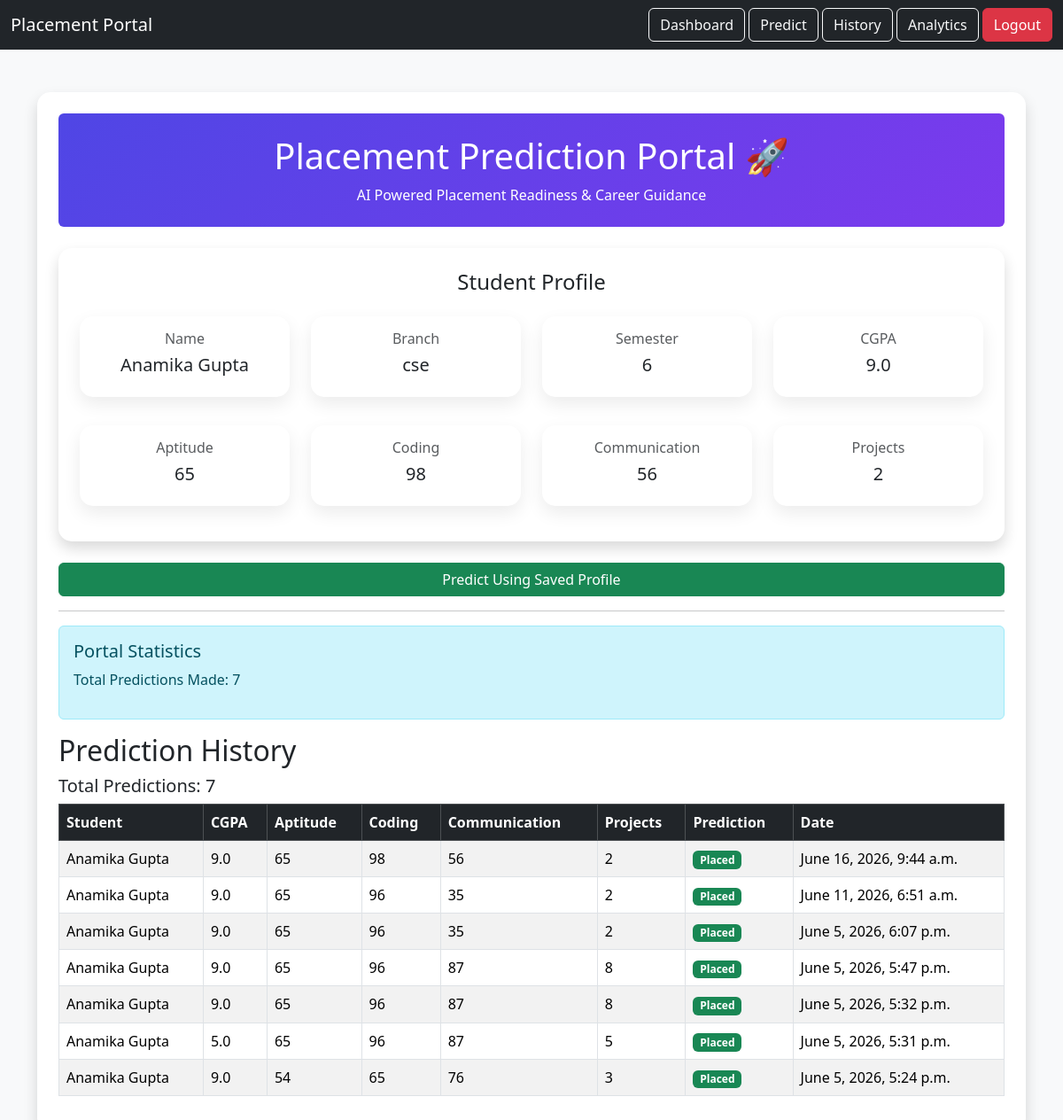
The app's page /predict/ (signed in), older data.
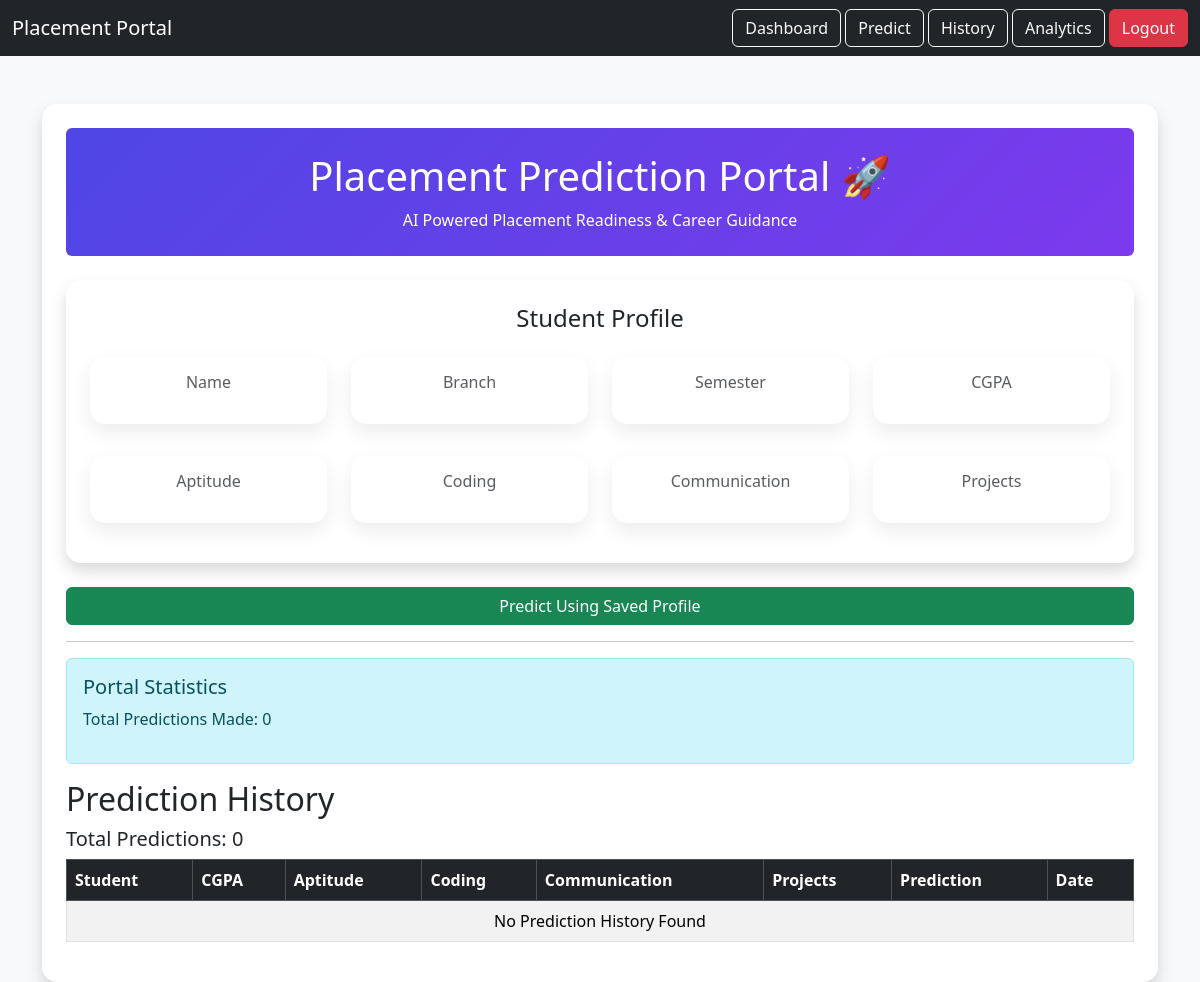
The same page, newer data.
### students/models.py (models this page shows, shortened)
class Student(models.Model):
    user = models.OneToOneField(
        User,
        on_delete=models.CASCADE,
        null=True,
        blank=True
    )
    name = models.CharField(max_length=100)
    email = models.EmailField(unique=True)
    branch = models.CharField(max_length=50, blank=True)
    semester = models.IntegerField(default=0)
    cgpa = models.FloatField(default=0)
    aptitude = models.IntegerField(default=0)
    coding = models.IntegerField(default=0)
    communication = models.IntegerField(default=0)
    projects = models.IntegerField(default=0)

class PredictionHistory(models.Model):
    student = models.ForeignKey(
        Student,
        on_delete=models.CASCADE
    )
    cgpa = models.FloatField()
    aptitude = models.IntegerField()
    coding = models.IntegerField()
    communication = models.IntegerField()
    projects = models.IntegerField()
    prediction = models.CharField(max_length=20)
    created_at = models.DateTimeField(auto_now_add=True)

### students/views.py (the view, shortened to what this page needs)
# urls.py: path('predict/', views.predict, name='predict'),
def predict(request):
    student = Student.objects.filter(
        user=request.user
    ).first()
    result_text = None
    guidance = None
    readiness_score = None
    placement_probability = None
    history = PredictionHistory.objects.filter(
        student=student
    ).order_by(
        '-created_at'
    )
    return render(
        request,
        'predict.html',
        {
            'student': student,
            'result': result_text,
            'history': history,
            'guidance': guidance,
            'readiness_score': readiness_score,
            'placement_probability': placement_probability,
        }
    )

### templates/predict.html (shortened to what the changed rows need)
<!DOCTYPE html>
<html>
<head>
    <link href="https://cdn.jsdelivr.net/npm/bootstrap@5.3.3/dist/css/bootstrap.min.css"
          rel="stylesheet">
</head>
<body class="bg-light">
<div class="container mt-5">
    <div class="card shadow p-4">
        <div class="text-center mb-4 p-4 rounded"
     style="background:linear-gradient(135deg,#4f46e5,#7c3aed);color:white;">
    <h1>
        Placement Prediction Portal 🚀
    </h1>
    <p class="mb-0">
    </p>
</div>
       <div class="card shadow p-4 mb-4">
    <h4 class="text-center mb-4">
    </h4>
    <div class="row text-center">
        <div class="col-md-3 mb-3">
            <div class="card profile-card p-3">
                <h6 class="text-muted">
                    Name
                </h6>
                <h5>
                    {{ student.name }}
                </h5>
            </div>
        </div>
        <div class="col-md-3 mb-3">
            <div class="card profile-card p-3">
                <h6 class="text-muted">
                    Branch
                </h6>
                <h5>
                    {{ student.branch }}
                </h5>
            </div>
        </div>
        <div class="col-md-3 mb-3">
            <div class="card profile-card p-3">
                <h6 class="text-muted">
                    Semester
                </h6>
                <h5>
                    {{ student.semester }}
                </h5>
            </div>
        </div>
        <div class="col-md-3 mb-3">
            <div class="card profile-card p-3">
                <h6 class="text-muted">
                    CGPA
                </h6>
                <h5>
                    {{ student.cgpa }}
                </h5>
            </div>
        </div>
    </div>
    <div class="row text-center mt-3">
        <div class="col-md-3 mb-3">
            <div class="card profile-card p-3">
                <h6 class="text-muted">
                    Aptitude
                </h6>
                <h5>
                    {{ student.aptitude }}
                </h5>
            </div>
        </div>
        <div class="col-md-3 mb-3">
            <div class="card profile-card p-3">
                <h6 class="text-muted">
                    Coding
                </h6>
                <h5>
                    {{ student.coding }}
                </h5>
            </div>
        </div>
        <div class="col-md-3 mb-3">
            <div class="card profile-card p-3">
                <h6 class="text-muted">
                    Communication
                </h6>
                <h5>
                    {{ student.communication }}
                </h5>
            </div>
        </div>
        <div class="col-md-3 mb-3">
            <div class="card profile-card p-3">
                <h6 class="text-muted">
                    Projects
                </h6>
                <h5>
                    {{ student.projects }}
                </h5>
            </div>
        </div>
    </div>
</div>
        <form method="post">
            <button type="submit"
                    class="btn btn-success w-100">
            </button>
        </form>
        <hr>
        <div class="alert alert-info">
            <h5>
                Portal Statistics
            </h5>
            <p>
                Total Predictions Made:
                {{ history|length }}
            </p>
        </div>
        <h2>
            Prediction History
        </h2>
        <h5>
            Total Predictions:
            {{ history|length }}
        </h5>
        <table class="table table-bordered table-striped">
            <thead class="table-dark">
                <tr>
                    <th>Student</th>
                    <th>CGPA</th>
                    <th>Aptitude</th>
                    <th>Coding</th>
                    <th>Communication</th>
                    <th>Projects</th>
                    <th>Prediction</th>
                    <th>Date</th>
                </tr>
            </thead>
            <tbody>
                {% for item in history %}
                <tr>
                    <td>{{ item.student.name }}</td>
                    <td>{{ item.cgpa }}</td>
                    <td>{{ item.aptitude }}</td>
                    <td>{{ item.coding }}</td>
                    <td>{{ item.communication }}</td>
                    <td>{{ item.projects }}</td>
                    <td>
                        {% if item.prediction == "Placed" %}
                        <span class="badge bg-success">
                            Placed
                        </span>
                        {% else %}
                        <span class="badge bg-danger">
                            Not Placed
                        </span>
                        {% endif %}
                    </td>
                    <td>{{ item.created_at }}</td>
                </tr>
                {% empty %}
                <tr>
                    <td colspan="8" class="text-center">
                        No Prediction History Found
                    </td>
                </tr>
                {% endfor %}
            </tbody>
        </table>
    </div>
</div>
</body>
</html>

Row changes from the older to the newer data that the page shows:
no longer on this page (row edited): Student: name "Anamika Gupta", branch "cse", semester "6", cgpa "9.0", aptitude "65", coding "98", communication "56", projects "2"
removed PredictionHistory: student.name "Anamika Gupta", cgpa "9.0", aptitude "65", coding "98", communication "56", projects "2", prediction "Placed", created_at "June 16, 2026, 9:44 a.m."
removed PredictionHistory: student.name "Anamika Gupta", cgpa "9.0", aptitude "65", coding "96", communication "35", projects "2", prediction "Placed", created_at "June 11, 2026, 6:51 a.m."
removed PredictionHistory: student.name "Anamika Gupta", cgpa "9.0", aptitude "65", coding "96", communication "35", projects "2", prediction "Placed", created_at "June 5, 2026, 6:07 p.m."
removed PredictionHistory: student.name "Anamika Gupta", cgpa "9.0", aptitude "65", coding "96", communication "87", projects "8", prediction "Placed", created_at "June 5, 2026, 5:47 p.m."
removed PredictionHistory: student.name "Anamika Gupta", cgpa "9.0", aptitude "65", coding "96", communication "87", projects "8", prediction "Placed", created_at "June 5, 2026, 5:32 p.m."
removed PredictionHistory: student.name "Anamika Gupta", cgpa "5.0", aptitude "65", coding "96", communication "87", projects "5", prediction "Placed", created_at "June 5, 2026, 5:31 p.m."
removed PredictionHistory: student.name "Anamika Gupta", cgpa "9.0", aptitude "54", coding "65", communication "76", projects "3", prediction "Placed", created_at "June 5, 2026, 5:24 p.m."
Text that changed along with them:
{{ history|length }}: "7" → "0"
text now shown: "No Prediction History Found"
